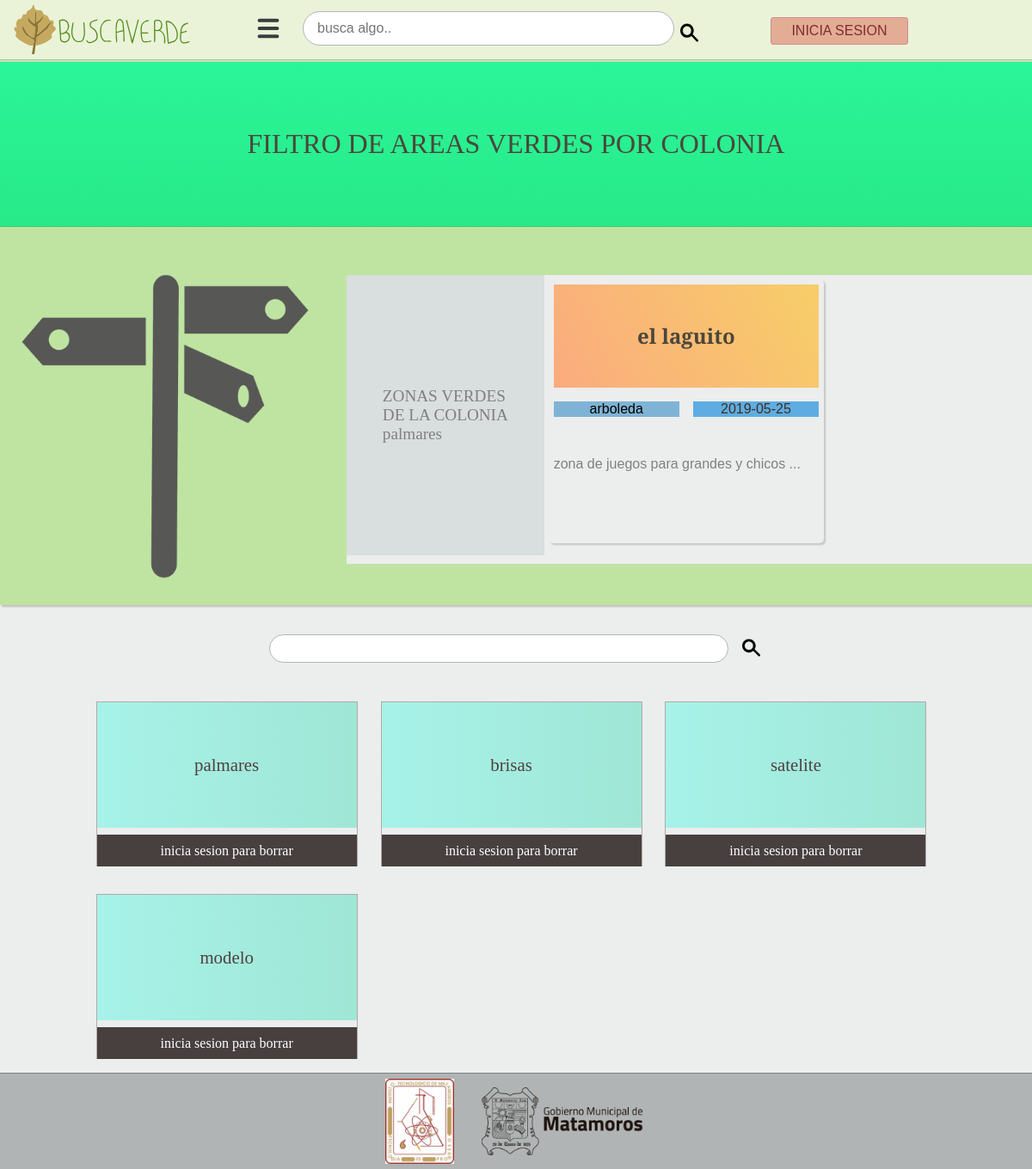
Screenshot of /colonias.php?id=4&colonia=palmares with the database file from the repository.
### tables this page shows
CREATE TABLE areasverdes(
id         		    int(11) auto_increment not null,
usuarios_id         int(11) not null,
tipo_id         	int(11) not null,
direccion_id        int(11) not null,
codigopostal_id     int(11) not null,
nombre              varchar(255) not null,
descripcion         MEDIUMTEXT not null,
calle				varchar(255) not null,
arboles             varchar(255) not null,
contacto            varchar(255) not null,
fecha				date not null,
CONSTRAINT pk_areasverdes PRIMARY KEY(id),
CONSTRAINT fk_usuarios_id FOREIGN KEY(usuarios_id) REFERENCES usuarios(id),
CONSTRAINT fk_tipo_id FOREIGN KEY(tipo_id) REFERENCES tipo(id),
CONSTRAINT fk_direccion_id FOREIGN KEY(direccion_id) REFERENCES direccion(id),
CONSTRAINT fk_codigopostal_id FOREIGN KEY(codigopostal_id) REFERENCES codigopostal(id)
);

CREATE TABLE tipo(
id          int(255) auto_increment not null,
tipo      	varchar(255) not null,
CONSTRAINT pk_tipo PRIMARY KEY(id),
CONSTRAINT uq_tipo UNIQUE(tipo)
);

CREATE TABLE direccion(
id          int(255) auto_increment not null,
colonia     varchar(255) not null,
CONSTRAINT pk_direccion PRIMARY KEY(id),
CONSTRAINT uq_colonia UNIQUE(colonia)
);

### includes/helpers.php (called while the page is built, shortened)
<?php
function conseguirColonias($conexion){
	$sql = "SELECT * FROM direccion ORDER BY id DESC;";
	$colonia = mysqli_query($conexion, $sql);
	$result = array();
	if($colonia && mysqli_num_rows($colonia) >= 1){
		$result = $colonia;
	}
	return $result;
}
function conseguirEntradasColonia($conexion, $col){
	$sql = "SELECT a.*, t.tipo AS 'tipo' FROM areasverdes a ".
			"INNER JOIN tipo t ON a.tipo_id = t.id ".
			"WHERE a.direccion_id = $col ".
			"ORDER BY t.id DESC ";
	$entradascol = mysqli_query($conexion, $sql);
	return $entradascol;
}
 ?>

### colonias.php (the view, shortened to what this page needs)
<?php require_once './includes/cabecera.php' ?>
<div class="bodydos">
	<div class="banner">
		<h1 class="titulo-banner">FILTRO DE AREAS VERDES POR COLONIA</h1>
		<div><img class="letrero" src="assets/img/letrero.png">
		</div>
		<div class="articulo-banner-dos">
			<?php if(isset($_GET['id']) && isset($_GET['colonia'])): ?>
				<article class="articulo-link">
				<p>ZONAS VERDES <br> DE LA COLONIA <br class="mayuscula"><?php echo $_GET['colonia']; ?></p>
			</article>
			<?php
				$entradascol = conseguirEntradasColonia($db, $_GET['id']);
				if (!empty($entradascol)) :
				while ($entradacol = mysqli_fetch_assoc($entradascol)) :
			?>
			<article>
				<a class="articulo" href="articulo.php?id=<?=$entradacol['id']?>">
				<h2 class="articulo-titulo radius"><?= $entradacol['nombre']?></h2>
				<p class="articulo-parrafo radius"><?=substr($entradacol['descripcion'], 0, 100).' ...'?></p>
				<p class="articulo-tipo radius"><?=$entradacol['tipo']?></p>
				<p class="articulo-fecha radius"><?=$entradacol['fecha']?></p>
				</a>
			</article>
	<?php
			endwhile;
		else: ?>
	<?php endif; ?>
			<?php else:?>
				<p class="centrado">AQUI SE MOSTRARAN LAS ZONAS VERDES CON LA COLONIA SELECIONADA!</p>
<?php endif; ?>
	</div>
</div>
	<aside class="asideuno"></aside>
	<main id="agregados" class="main">
		<form class="buscar-colonia" method="POST" action="colonias.php#agregados">
			<input class="input-colonia" type="text" name="buscar">
			<input class="boton-lupa" type="image" name="buscado" src="assets/img/lupa.png">
		</form>
		<div class="colonias-todo">
			<?php
			if(isset($_POST['buscar'])):?>
				<?php
					$entradas = conseguirBusquedaColonia($db, $_POST['buscar']);
					if(!empty($entradas)):
						while($entrada = mysqli_fetch_assoc($entradas)):
				?>
				<div class="colonia-contenedor">
					<a class="colonia-titulo" href="colonias.php?id=<?=$entrada['id']?>&colonia=<?=$entrada['colonia']?>"><?=$entrada['colonia']?></a>
					<p class="colonia-sobra">
						<?php if(isset($_SESSION['usuario'])):?>
						<a class="borrarlo" href="./php/borrar-colonia.php?id=<?=$entrada['id']?>"> BORRAR COLONIA</a>
						<?php else: ?>
							<a class="borrarlo" href="#">inicia sesion para borrar</a>
						<?php endif; ?>
					</p>
				</div>
			<?php endwhile; ?>
		<?php endif;?>
			<?php else: ?>
			<?php
			$colonias = conseguirColonias($db);
			if (!empty($colonias)) :
			while ($colonia = mysqli_fetch_assoc($colonias)) :
		?>
				<div class="colonia-contenedor">
					<a class="colonia-titulo" href="colonias.php?id=<?=$colonia['id']?>&colonia=<?=$colonia['colonia']?>"><?=$colonia['colonia']?></a>
					<p class="colonia-sobra">
						<?php if(isset($_SESSION['usuario'])):?>
						<a class="borrarlo" href="./php/borrar-colonia.php?id=<?=$colonia['id']?>"> BORRAR COLONIA</a>
						<?php else: ?>
							<a class="borrarlo" href="#">inicia sesion para borrar</a>
						<?php endif; ?>
					</p>
				</div>
			<?php
					endwhile;
				endif;
			endif;
			?>
		</div>
	</main>
	<aside class="asidedos"></aside>
</div>
<?php require_once './includes/footer.php' ?>

### assets/css/boceto.css (style rules this page uses)
* { margin:0px; padding:0px; text-decoration: none; list-style: none; box-sizing: border-box; }
:root { --colorfondo: #CDD1D1; --fondosecundario: #eceded; --fondosecundario-hsla: hsla(180, 0%, 93%, .6); --verdeheader: #87ecad; --verdeheader-hover: #7ddab6; --bordeheader: #90c69a; --center: center; --botoncolor: #e3ac95; --botonletra: #7e2e2e; --botonletra-hover: #efad92; --botonhover: #CD5C5C; --colorletra: #4c463b; --fondosecundario-hover: #d9dede; --bannergradient: linear-gradient(160deg, #cdd1d1 0%, #88cfa0 100%); --gradient-naranja: linear-gradient(62deg, #FBAB7E 0%, #F7CE68 100%); --gradient-verde: linear-gradient(0deg, #28ea89 0%, #2AF598 100%); --fondonuevo: linear-gradient(141deg, #ccc 25%, #eee 40%, #ddd 55%); --colorazul: #7fb3d5; }

### assets/css/estilos-esqueleto.css (style rules this page uses)
.todo { display: grid; grid-template-columns: 1fr; grid-template-rows: 1fr 7em; font-family: 'Merriweather'; }
.bodydos { background-color: var(--fondosecundario); display: grid; grid-template-columns: .8fr 7fr .8fr; grid-template-rows: 44em 1fr; min-height: 100vh; font-family: 'Merriweather'; color: var(--colorletra); }
.main { grid-column: 2/3; background: transparent; }
.asideuno { grid-column: 1/2; }
.asidedos { grid-column: 3/4; }
.banner { grid-column: 1/ span 3; grid-row: 1/2; display: grid; grid-template-columns: 1fr 1fr 1fr; grid-template-rows: 16em 1fr; background-color: #bfe4a1; border-width: 0px 1px 0px 0px; box-shadow: 2px 2px 2px #c5bebe; grid-gap: .5em .5em; padding-top: 2.5em; }
.articulo { display: grid; grid-template-columns: 1fr 1fr; grid-template-rows: 1fr .4fr .8fr; background: transparent; padding: .3em; border-style: solid; border-width: 1px 1px 1px 1px; border-color: transparent; border-radius: 5px; box-shadow: 2px 2px 2px #c2c8c5; font-family: 'Merriweather', sans-serif; grid-gap: 1em 1em; margin: .3em; width: 20em; transition: transform .5s; }
.articulo-titulo { grid-column: 1 / span 2; display: flex; justify-content: center; align-items: center; color: #4c463b; text-align: center; background-color: #FBAB7E; background-image: var(--gradient-naranja); width: 100%; height: 5em; }
.articulo-parrafo { grid-column: 1 / span 2; grid-row: 3 / 4; background: transparent; color: gray; height: 4em; white-space: normal; }
.articulo-tipo { grid-column: 1/2; grid-row: 2/3; display: flex; justify-content: center; align-items: center; background: var(--colorazul); color: black; border-style: solid; border-width: 1px 1px 1px 1px; border-color: #7fb3d5; height: 1em; padding:.5em; }
.articulo-fecha { grid-column: 2/3; grid-row: 2/3; display: flex; justify-content: center; align-items: center; background: #5dade2; color: #412e24; border-style: solid; border-width: 1px 1px 1px 1px; border-color: #5dade2; height: 1em; padding:.5em; }
.articulo-link { width: 12em; background: var(--fondosecundario-hover); display: flex; justify-content: var(--center); align-items: var(--center); font-size: 1.2em; color: gray; height: 17em; }

### assets/css/estilos-img.css (style rules this page uses)
.letrero { width: 24em; transition: transform .4s; }

### assets/css/estilos-componentes.css (style rules this page uses)
.input-colonia { width: 40em; height: 2.5em; margin-bottom: .8em; border: 1px solid #b0b4b7; padding-left: 1em; border-radius: 20px; }
.boton-lupa { width: 2em; background: transparent; color: var(--botonletra); padding: .2em; margin-top: .6em; margin-bottom: -1em; }
.buscar-colonia .boton-lupa { margin-top: -2em; margin-left: 1em; }

### rows the page displays
areasverdes: nombre "el laguito", descripcion "zona de juegos para grandes y chicos", tipo.tipo "arboleda", fecha "2019-05-25"
direccion: colonia "palmares"
direccion: colonia "brisas"
direccion: colonia "satelite"
direccion: colonia "modelo"

### other values shown
$_GET['colonia'] "palmares"
